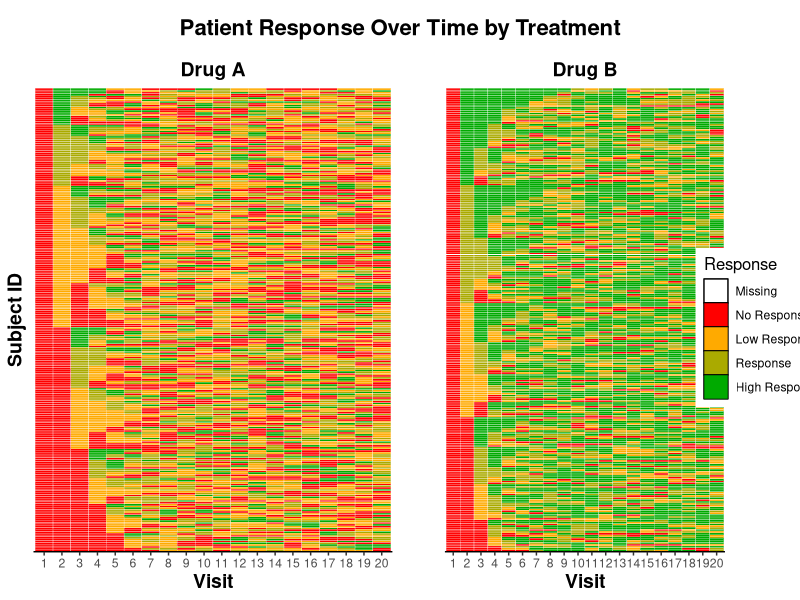

R code for this plot:
# File: 202504/heatmap_comparison.R

library(dplyr)
library(tidyr)
library(ggplot2)
library(gridExtra)
library(scales)

sort_order_map <- c("No Response" = 1, "Low Response" = 2, "Response" = 3, "High Response" = 4, "Missing" = 5)
response_levels <- names(sort_order_map)

create_heatmap <- function(df, treatment_name) {
  heatmap_data <- df %>%
    select(USUBJID, AVISITN, AVALC) %>%
    mutate(AVALC = factor(ifelse(is.na(AVALC), "Missing", AVALC), levels = response_levels)) %>%
    arrange(USUBJID)
  
  visit_levels <- sort(unique(heatmap_data$AVISITN))
  
  subject_wide <- heatmap_data %>%
    pivot_wider(names_from = AVISITN, values_from = AVALC, values_fill = "Missing")
  
  subject_wide$sort_key <- ""
  for (v in visit_levels) {
    col <- as.character(v)
    if (!col %in% colnames(subject_wide)) {
      subject_wide[[col]] <- "Missing"
    }
    subject_wide$sort_key <- paste0(subject_wide$sort_key, sprintf("%02d", sort_order_map[subject_wide[[col]]]))
  }
  
  subject_wide <- subject_wide %>% arrange(desc(sort_key))
  sorted_subjects <- subject_wide$USUBJID
  
  plot_data <- heatmap_data %>%
    mutate(AVISITN = factor(AVISITN, levels = visit_levels)) %>%
    mutate(AVALC = factor(AVALC, levels = response_levels)) %>%
    mutate(USUBJID = factor(USUBJID, levels = rev(sorted_subjects)))
  
  p <- ggplot(plot_data, aes(x = AVISITN, y = USUBJID, fill = AVALC)) +
    geom_tile(color = "white") +
    scale_fill_manual(
      values = c(
        "High Response" = "#00AA00",
        "Response" = "#AAAA00",
        "Low Response" = "#FFAA00",
        "No Response" = "#FF0000",
        "Missing" = "#888888"
      ),
      breaks = c("High Response", "Response", "Low Response", "No Response", "Missing"),
      drop = FALSE
    ) +
    labs(
      x = "Visit",
      y = "Subject ID",
      fill = "Response",
      title = treatment_name
    ) +
    theme_classic() +
    theme(
      plot.title = element_text(size = 14, face = "bold", hjust = 0.5),
      axis.text.y = element_blank(),
      axis.title.y = element_text(size = 14, face = "bold"),
      axis.title.x = element_text(size = 14, face = "bold"),
      axis.ticks.y = element_blank(),
      axis.line.y = element_blank(),
      legend.title = element_text(size = 12),
      panel.grid = element_blank()
    )
  
  return(p)
}

data <- read.csv("202504/WWW_APR2025.csv", stringsAsFactors = FALSE)
treatment_a_data <- data %>% filter(TRT == "Drug A")
treatment_b_data <- data %>% filter(TRT == "Drug B")

heatmap_a <- create_heatmap(treatment_a_data, "Drug A")
heatmap_b <- create_heatmap(treatment_b_data, "Drug B") + theme(axis.title.y = element_blank())

# Save the combined heatmap side-by-side
if (!is.null(heatmap_a) && !is.null(heatmap_b)) {
  library(cowplot)
  library(grid)
  
  legend <- cowplot::get_legend(
    heatmap_b +
      guides(fill = guide_legend(ncol = 1, reverse = TRUE, override.aes = list(colour = "black"))) +
      theme(
        legend.position = "right",
        legend.spacing.y = unit(0.5, "lines"),
        legend.key = element_rect(colour = "black", fill = NA)
      )
  )
  
  plots <- plot_grid(heatmap_a + theme(legend.position = "none"),
                     heatmap_b + theme(legend.position = "none"),
                     ncol = 2, align = "v")
  
  combined <- plot_grid(
    plot_grid(NULL,
              ggdraw() + draw_label("Patient Response Over Time by Treatment", fontface = "bold", size = 16, hjust = 0.5),
              NULL,
              ncol = 3, rel_widths = c(0.1, 0.8, 0.1)),
    plot_grid(heatmap_a + theme(legend.position = "none"),
              plot_grid(heatmap_b + theme(legend.position = "none"), legend, ncol = 2, rel_widths = c(1, 0.2)),
              ncol = 2, align = "v"),
    ncol = 1,
    rel_heights = c(0.1, 1)
  )
  
  ggsave("202504/heatmap_drug_comparison.png", combined, width = 20, height = 8, bg = "white")
  cat("Saved combined heatmap: heatmap_drug_comparison.png\n")
} else if (!is.null(heatmap_a)) {
  ggsave("202504/heatmap_drug_a.png", heatmap_a, width = 10, height = 8, bg = "white")
  cat("Saved Drug A heatmap: heatmap_drug_a.png\n")
} else if (!is.null(heatmap_b)) {
  ggsave("202504/heatmap_drug_b.png", heatmap_b, width = 10, height = 8, bg = "white")
  cat("Saved Drug B heatmap: heatmap_drug_b.png\n")
} else {
  cat("No data available to create heatmaps\n")
}
